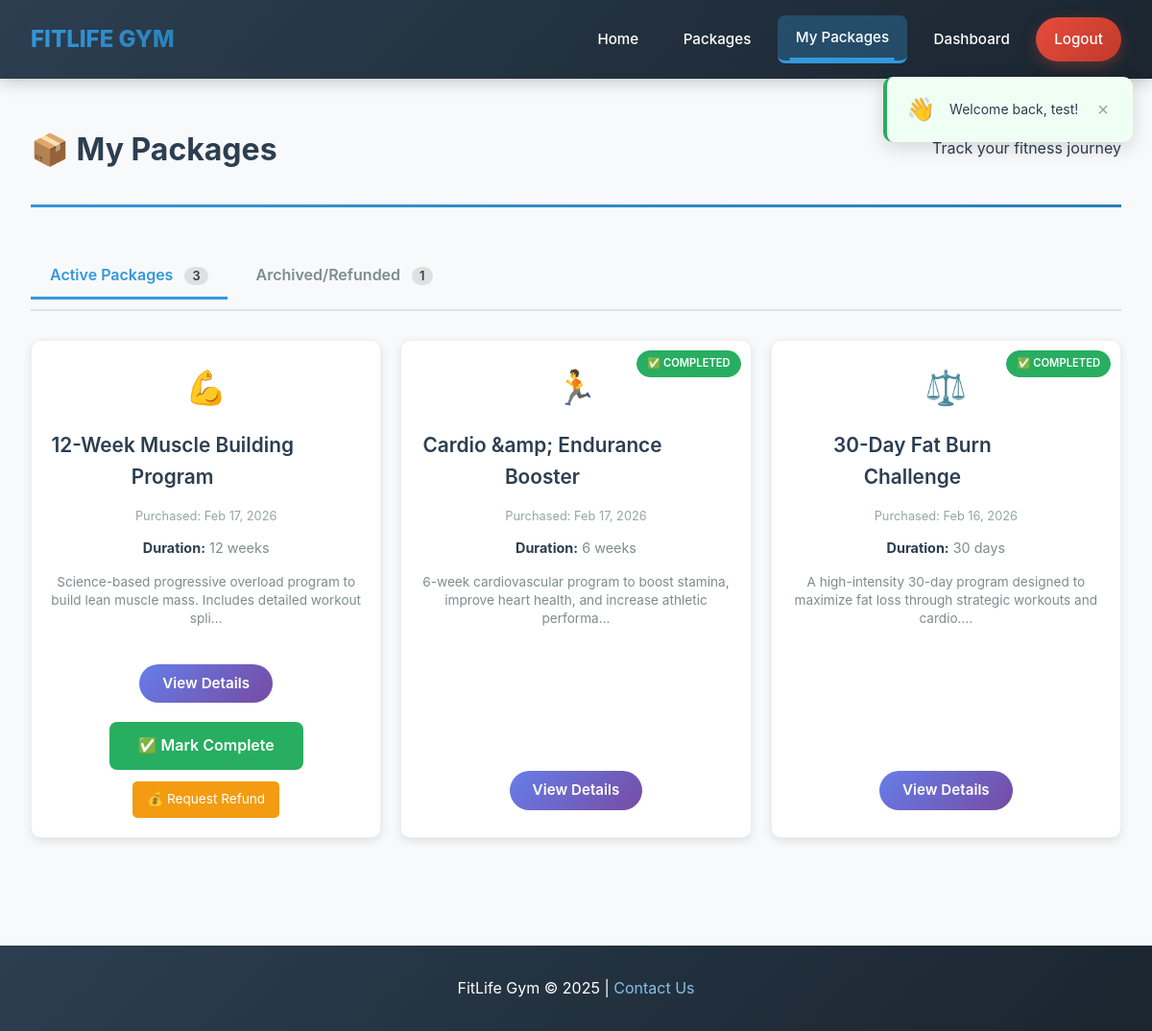
/user/my-packages.php (signed in), run on an earlier commit of the app's database.
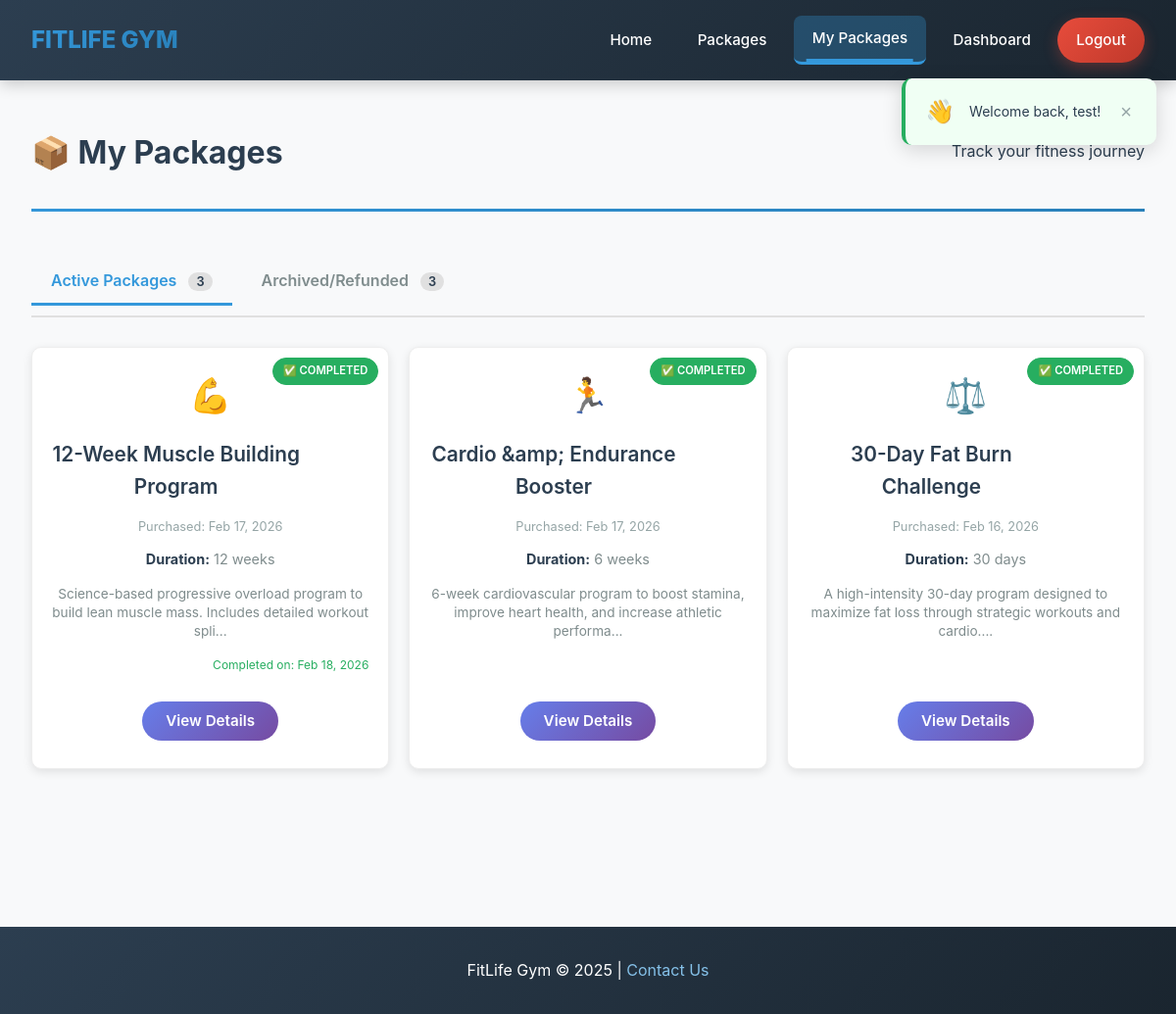
And on a later commit of the database.
### tables this page shows
CREATE TABLE `purchases` (
  `id` int(11) NOT NULL,
  `user_id` int(11) NOT NULL,
  `package_id` int(11) NOT NULL,
  `purchase_date` timestamp NOT NULL DEFAULT current_timestamp(),
  `amount` decimal(10,2) NOT NULL,
  `transaction_id` varchar(100) DEFAULT NULL,
  `payment_method` varchar(50) DEFAULT 'khalti',
  `status` enum('pending','completed') DEFAULT 'completed',
  `payment_status` enum('pending','completed','failed') DEFAULT 'pending',
  `is_active` tinyint(1) DEFAULT 1,
  `deleted_at` timestamp NULL DEFAULT NULL,
  `completed_at` timestamp NULL DEFAULT NULL,
  `completed_workouts` int(11) DEFAULT 0,
  `total_workouts` int(11) DEFAULT 30,
  `last_workout_date` date DEFAULT NULL
);

CREATE TABLE `packages` (
  `id` int(11) NOT NULL,
  `name` varchar(255) NOT NULL,
  `description` text DEFAULT NULL,
  `short_description` varchar(1000) DEFAULT NULL,
  `price` decimal(10,2) NOT NULL,
  `duration` varchar(100) DEFAULT NULL,
  `category` varchar(50) DEFAULT NULL,
  `image` varchar(255) DEFAULT NULL,
  `created_by` int(11) NOT NULL,
  `created_at` timestamp NOT NULL DEFAULT current_timestamp(),
  `is_active` tinyint(1) NOT NULL DEFAULT 1
);

### user/my-packages.php (the view, shortened to what the changed rows need)
<?php
require_once '../includes/database.php';
$user_id = $_SESSION['user_id'];
$stmt = $pdo->prepare("
    SELECT
        p.*,
        pur.purchase_date,
        pur.id as purchase_id,
        pur.status,
        pur.completed_at,
        pur.is_active,
        r.id as refund_id,
        r.status as refund_status,
        r.request_date as refund_request_date,
        r.processed_date as refund_processed_date
    FROM purchases pur
    JOIN packages p ON pur.package_id = p.id
    LEFT JOIN refunds r ON pur.id = r.purchase_id
    WHERE pur.user_id = ?
    ORDER BY
        CASE
            WHEN pur.is_active = 0 THEN 1  -- Inactive packages at the bottom
            ELSE 0
        END,
        pur.purchase_date DESC
");
$stmt->execute([$user_id]);
$purchased_packages = $stmt->fetchAll();
$active_packages = array_filter($purchased_packages, function($pkg) {
    return $pkg['is_active'] == 1;
});
$inactive_packages = array_filter($purchased_packages, function($pkg) {
    return $pkg['is_active'] == 0;
});
?>
<!DOCTYPE html>
<html>
<head>
    <link rel="stylesheet" href="../css/style.css">
</head>
<body>
    <div class="my-packages-container">
        <div class="page-header">
            <h1>📦 My Packages</h1>
        </div>
        <div class="tabs">
            <div class="tab" onclick="showTab('inactive')">
                Archived/Refunded
                <span class="count-badge"><?php echo count($inactive_packages); ?></span>
            </div>
        </div>
        <div id="active-tab" class="tab-content active">
            <?php if (empty($active_packages)): ?>
                <div class="empty-state">
                    <p>You don't have any active packages.</p>
                    <a href="../public/packages.php" class="btn-browse">Browse Packages</a>
                </div>
            <?php else: ?>
                <div class="purchased-packages">
                    <?php foreach ($active_packages as $package):
                        $icon = '💪';
                        switch($package['category']) {
                            case 'weight_loss': $icon = '⚖️'; break;
                            case 'muscle_building': $icon = '💪'; break;
                            case 'cardio': $icon = '🏃'; break;
                        }
                        $is_completed = !empty($package['completed_at']) || $package['status'] == 'completed';
                    ?>
                    <div class="purchased-card">
                        <?php if ($is_completed): ?>
                            <div class="completed-badge">✅ Completed</div>
                        <?php endif; ?>
                        <div class="package-icon"><?php echo $icon; ?></div>
                        <h3><?php echo htmlspecialchars($package['name'], ENT_QUOTES, 'UTF-8'); ?></h3>
                        <p class="purchase-date">
                            Purchased: <?php echo date('M d, Y', strtotime($package['purchase_date'])); ?>
                        </p>
                        <p class="duration">
                            <strong>Duration:</strong> <?php echo htmlspecialchars($package['duration'], ENT_QUOTES, 'UTF-8'); ?>
                        </p>
                        <p class="description">
                            <?php
                            $desc = $package['short_description'] ?? $package['description'];
                            echo htmlspecialchars(substr($desc, 0, 100), ENT_QUOTES, 'UTF-8');
                            if (strlen($desc) > 100) echo '...';
                            ?>
                        </p>
                        <?php if ($is_completed && !empty($package['completed_at'])): ?>
                            <div class="completed-date">
                                Completed on: <?php echo date('M d, Y', strtotime($package['completed_at'])); ?>
                            </div>
                        <?php endif; ?>
                        <div class="action-buttons">
                            <a href="../public/package-details.php?id=<?php echo $package['id']; ?>" class="btn-view">
                                View Details
                            </a>
                            <?php if (!$is_completed && empty($package['refund_id'])): ?>
                                <a href="?complete=<?php echo $package['purchase_id']; ?>"
                                   class="btn-complete"
                                   onclick="return confirm('Mark this package as completed?')">
                                    ✅ Mark Complete
                                </a>
                            <?php endif; ?>
                            <?php if (empty($package['refund_id']) && !$is_completed): ?>
                                <a href="request-refund.php?id=<?php echo $package['purchase_id']; ?>"
                                   class="btn-refund"
                                   onclick="return confirm('Request refund for this package?\n\nRefund will be processed by admin.')">
                                    💰 Request Refund
                                </a>
                            <?php endif; ?>
                        </div>
                    </div>
                    <?php endforeach; ?>
                </div>
            <?php endif; ?>
        </div>
    </div>
</body>
</html>

What changed in the data, as far as the page shows it:
changed purchases "12-Week Muscle Building Program": completed_at (not shown) → "Feb 18, 2026"; completed_at "✅ Mark Complete 💰 Request Refund" → "✅ COMPLETED Completed on:"
Also different on the page:
count($inactive_packages): "1" → "3"
